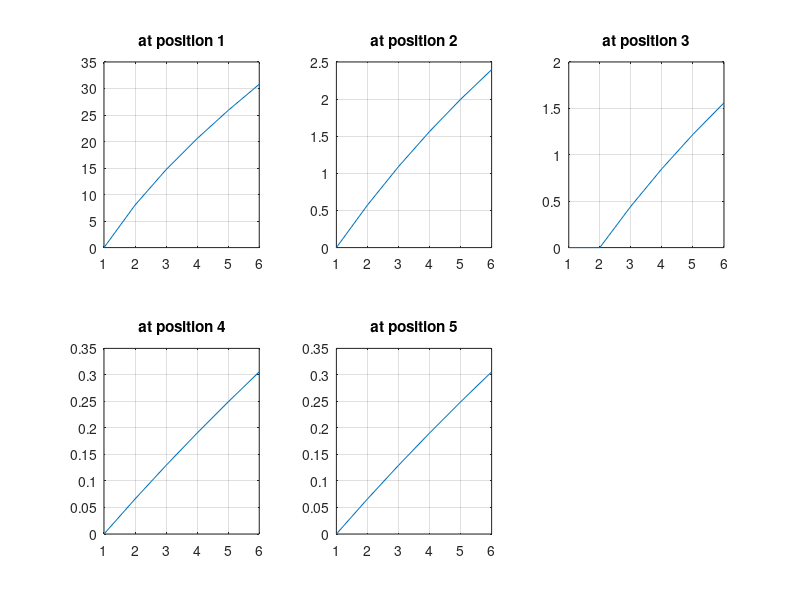

Recreate this plot in MATLAB.
%% Potential along the tree (not by simultaneous solving and  original Hud-Hux model)
%% Enter the input

iter = input('enter the iteration(time in milli second): ');
I    = input('enter the impulse current in nanoAmpere: ');

%% defining function

alpha_n = @(V) 0.01*(10 - V)/(exp((10-V)/10) - 1);
alpha_m = @(V) 0.1*(25 - V)/(exp((25-V)/10) - 1);
alpha_h = @(V) 0.07*exp(-V/20);

beta_n = @(V) 0.125*exp(-V/80);
beta_m = @(V) 4*exp(-V/18);
beta_h = @(V) 1/(exp((30-V)/10) + 1);


%% Initializing the values

V = zeros(5,iter); 

m = zeros(iter,5);
h = zeros(iter,5);
n = zeros(iter,5);

a1 = 0.0338;
a2 = 0.0138; 
a3 = 0.0138;

I0 = 0;
dx = 0.25;
R = 0.034;
C = 1;
dt = 0.01;

g_Na = 120;
g_K  = 36;
g_L  = 0.3;

V_Na = 115;
V_K  = -12;
V_L  = 10.6;

%% initializing resting voltage
V(:,1) = [0,0,0,0,0]';

m(1,:) = [0.5,0.2,0.1,0.1,0.1];
h(1,:) = [0.5,0.5,0.3,0.3,0.3];
n(1,:) = [0.2,0.2,0.2,0.2,0.2];

%% Backward Euler
 
for t = 1:iter
	for x = 1:5

		G_na = g_Na * m(t,x)^3 * h(t,x);
		G_k  = g_K * n(t,x)^4;
		G_l  = g_L;

		n(t+1,x) = n(t,x) + dt*( (alpha_n(V(x,t))*(1-n(t,x))) - (beta_n(V(x,t))* n(t,x)) );
		m(t+1,x) = m(t,x) + dt*( (alpha_m(V(x,t))*(1-m(t,x))) - (beta_m(V(x,t))* m(t,x)) );
		h(t+1,x) = h(t,x) + dt*( (alpha_h(V(x,t))*(1-h(t,x))) - (beta_h(V(x,t))* h(t,x)) );

		if(x == 1)
			V(1,t+1) = (G_k*V_K + G_l*V_L + G_na*V_Na + (C*V(1,t))/dt + (R*V(2,t)*a1*dx^2)/2 + (I0*pi*a1*dx*t^2*exp(-10*t))/2)/((R*a1*dx^2)/2 + G_k + G_l + G_na + C/dt);

		elseif(x == 2)
			V(2,t+1) = ((R*a1*(V(1,t) + V(3,t))*dx^2)/2 + G_k*V_K + G_l*V_L + G_na*V_Na + (C*V(2,t))/dt)/(R*a1*dx^2 + G_k + G_l + G_na + C/dt);

		elseif(x == 3)
			V(3,t+1) = (V(2,t)*a1^2 + V(4,t)*a2^2 + V(5,t)*a3^2)/(a1^2 + a2^2 + a3^2);

		elseif(x == 4)
			V(4,t+1) = (G_k*V_K + G_l*V_L + G_na*V_Na + (C*V(4,t))/dt - (R*V(3,t)*a2*dx^2)/2)/(G_k + G_l + G_na + C/dt - (R*a2*dx^2)/2);

		else
			V(5,t+1) = (G_k*V_K + G_l*V_L + G_na*V_Na + (C*V(5,t))/dt - (R*V(3,t)*a3*dx^2)/2)/(G_k + G_l + G_na + C/dt - (R*a3*dx^2)/2);
		end
	end
end

%%

figure
subplot(2,3,1)
plot(V(1,:))
grid on
title('at position 1')

subplot(2,3,2)
plot(V(2,:))
grid on
title('at position 2')

subplot(2,3,3)
plot(V(3,:))
grid on
title('at position 3')

subplot(2,3,4)
plot(V(4,:))
grid on
title('at position 4')

subplot(2,3,5)
plot(V(5,:))
grid on
title('at position 5')